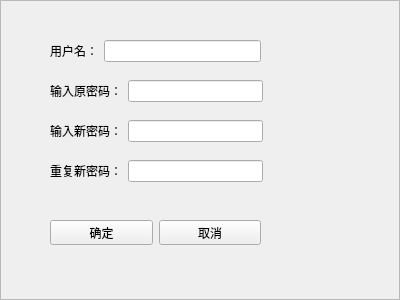
<?xml version="1.0" encoding="UTF-8"?>
<ui version="4.0">
 <class>CPwdModification</class>
 <widget class="QFrame" name="CPwdModification">
  <property name="geometry">
   <rect>
    <x>0</x>
    <y>0</y>
    <width>400</width>
    <height>300</height>
   </rect>
  </property>
  <property name="windowTitle">
   <string>更改用户密码</string>
  </property>
  <property name="frameShape">
   <enum>QFrame::StyledPanel</enum>
  </property>
  <property name="frameShadow">
   <enum>QFrame::Raised</enum>
  </property>
  <widget class="QWidget" name="widget" native="true">
   <property name="geometry">
    <rect>
     <x>40</x>
     <y>30</y>
     <width>241</width>
     <height>231</height>
    </rect>
   </property>
   <widget class="QWidget" name="layoutWidget">
    <property name="geometry">
     <rect>
      <x>10</x>
      <y>190</y>
      <width>211</width>
      <height>25</height>
     </rect>
    </property>
    <layout class="QHBoxLayout" name="horizontalLayout_5">
     <item>
      <widget class="QPushButton" name="pushButton">
       <property name="text">
        <string>确定</string>
       </property>
      </widget>
     </item>
     <item>
      <widget class="QPushButton" name="pushButton_2">
       <property name="text">
        <string>取消</string>
       </property>
      </widget>
     </item>
    </layout>
   </widget>
   <widget class="QWidget" name="layoutWidget_2">
    <property name="geometry">
     <rect>
      <x>10</x>
      <y>90</y>
      <width>213</width>
      <height>22</height>
     </rect>
    </property>
    <layout class="QHBoxLayout" name="horizontalLayout_3">
     <item>
      <widget class="QLabel" name="label_3">
       <property name="text">
        <string>输入新密码：</string>
       </property>
      </widget>
     </item>
     <item>
      <widget class="QLineEdit" name="lineEdit_3"/>
     </item>
    </layout>
   </widget>
   <widget class="QWidget" name="layoutWidget_3">
    <property name="geometry">
     <rect>
      <x>10</x>
      <y>10</y>
      <width>211</width>
      <height>22</height>
     </rect>
    </property>
    <layout class="QHBoxLayout" name="horizontalLayout">
     <item>
      <widget class="QLabel" name="label">
       <property name="text">
        <string>用户名：</string>
       </property>
      </widget>
     </item>
     <item>
      <widget class="QLineEdit" name="lineEdit"/>
     </item>
    </layout>
   </widget>
   <widget class="QWidget" name="layoutWidget_4">
    <property name="geometry">
     <rect>
      <x>10</x>
      <y>130</y>
      <width>213</width>
      <height>22</height>
     </rect>
    </property>
    <layout class="QHBoxLayout" name="horizontalLayout_4">
     <item>
      <widget class="QLabel" name="label_4">
       <property name="text">
        <string>重复新密码：</string>
       </property>
      </widget>
     </item>
     <item>
      <widget class="QLineEdit" name="lineEdit_4"/>
     </item>
    </layout>
   </widget>
   <widget class="QWidget" name="layoutWidget_5">
    <property name="geometry">
     <rect>
      <x>10</x>
      <y>50</y>
      <width>213</width>
      <height>22</height>
     </rect>
    </property>
    <layout class="QHBoxLayout" name="horizontalLayout_2">
     <item>
      <widget class="QLabel" name="label_2">
       <property name="text">
        <string>输入原密码：</string>
       </property>
      </widget>
     </item>
     <item>
      <widget class="QLineEdit" name="lineEdit_2"/>
     </item>
    </layout>
   </widget>
  </widget>
 </widget>
 <resources/>
 <connections/>
</ui>
